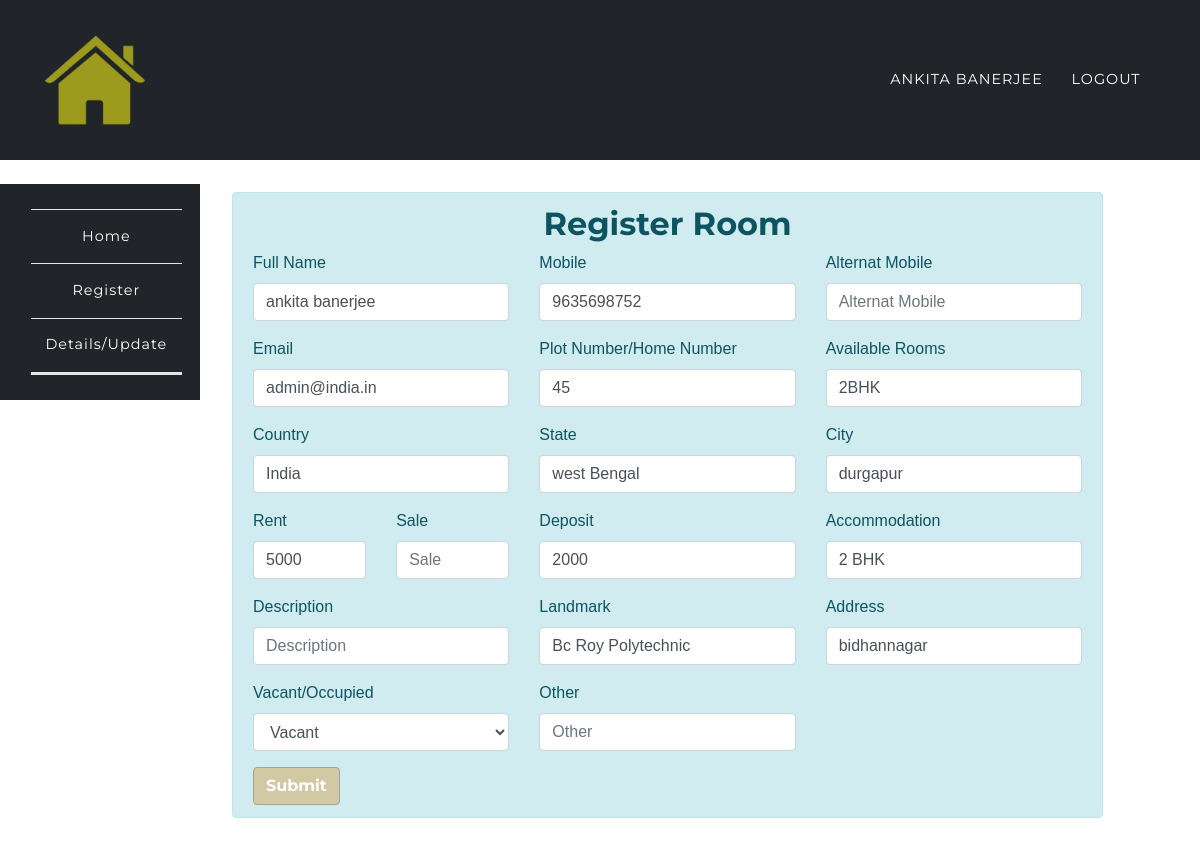
Page /app/update.php?id=16&act=indi (signed in) on the committed database.
### tables this page shows
CREATE TABLE `room_rental_registrations` (
  `id` int(10) UNSIGNED NOT NULL,
  `fullname` varchar(191) NOT NULL,
  `mobile` varchar(191) NOT NULL,
  `alternat_mobile` varchar(191) NOT NULL,
  `email` varchar(191) NOT NULL,
  `country` varchar(191) NOT NULL,
  `state` varchar(191) NOT NULL,
  `city` varchar(191) NOT NULL,
  `landmark` varchar(191) NOT NULL,
  `rent` varchar(191) NOT NULL,
  `sale` varchar(190) DEFAULT NULL,
  `deposit` varchar(191) NOT NULL,
  `plot_number` varchar(191) NOT NULL,
  `rooms` varchar(100) DEFAULT NULL,
  `address` varchar(191) NOT NULL,
  `accommodation` varchar(191) NOT NULL,
  `description` varchar(191) NOT NULL,
  `image` varchar(191) DEFAULT NULL,
  `open_for_sharing` varchar(191) DEFAULT NULL,
  `other` varchar(191) DEFAULT NULL,
  `vacant` int(1) NOT NULL DEFAULT 1,
  `created_at` timestamp NULL DEFAULT current_timestamp(),
  `updated_at` timestamp NULL DEFAULT current_timestamp(),
  `user_id` int(10) DEFAULT NULL
);

### app/partials/edit/individaul.php (the view, shortened to what this page needs)
<div class="col-md-11 col-xs-12 col-sm-12">
	<div class="alert alert-info" role="alert">
		<h2 class="text-center">Register Room</h2>
		<form action="" method="POST">
  	 <div class="row">
  	 	<div class="col-md-4">
	  	  <div class="form-group">
		    <label for="fullname">Full Name</label>
		    <input type="text" class="form-control" id="fullname" placeholder="Full Name" name="fullname" value="<?php echo $data['fullname']?$data['fullname']:''; ?>" required>
		  </div>
		 </div>
		<div class="col-md-4">
		  <div class="form-group">
		    <label for="mobile">Mobile</label>
		    <input type="text" class="form-control" id="mobile" placeholder="Mobile" name="mobile" value="<?php echo $data['mobile']?$data['mobile']:''; ?>" required>
		  </div>
		 </div>
		<div class="col-md-4">
		  <div class="form-group">
		    <label for="alternat_mobile">Alternat Mobile</label>
		    <input type="text" class="form-control" id="alternat_mobile" placeholder="Alternat Mobile" name="alternat_mobile" value="<?php echo $data['alternat_mobile']?$data['alternat_mobile']:''; ?>">
		  </div>
		</div>
	</div>
	<div class="row">
  	 	<div class="col-md-4">
		  <div class="form-group">
		    <label for="email">Email</label>
		    <input type="email" class="form-control" id="email" placeholder="Email" name="email" value="<?php echo $data['email']?$data['email']:''; ?>" required>
		  </div>
		 </div>
		 <div class="col-md-4">
		  <div class="form-group">
		    <label for="plot_number">Plot Number/Home Number</label>
		    <input type="text" class="form-control" id="plot_number" placeholder="Plot Number/Home Number" name="plot_number" value="<?php echo $data['plot_number']?$data['plot_number']:''; ?>" required>
		  </div>
		 </div>
		 <div class="col-md-4">
		  <div class="form-group">
		    <label for="rooms">Available Rooms</label>
		    <input type="text" class="form-control" id="rooms" placeholder="1BHK/2BHK/3BHK/1RK" name="rooms" value="<?php echo $data['rooms']?$data['rooms']:''; ?>" required>
		  </div>
		 </div>
	</div>
	<div class="row">
		<div class="col-md-4">
	  <div class="form-group">
	    <label for="country">Country</label>
	    <input type="country" class="form-control" id="country" placeholder="Country" name="country" value="<?php echo $data['country']?$data['country']:''; ?>" required>
	  </div>
	  </div>
	  <div class="col-md-4">
	  <div class="form-group">
	    <label for="state">State</label>
	    <input type="state" class="form-control" id="state" placeholder="State" name="state" value="<?php echo $data['state']?$data['state']:''; ?>" required>
	  </div>
	  </div>
	  <div class="col-md-4">
	  <div class="form-group">
	    <label for="city">City</label>
	    <input type="city" class="form-control" id="city" placeholder="City" name="city" value="<?php echo $data['city']?$data['city']:''; ?>" required>
	  </div>
	  </div>
	 </div>
	 <div class="row">
	 	<div class="col-md-2">
	 <div class="form-group">
	    <label for="rent">Rent</label>
	    <input type="rent" class="form-control" id="rent" placeholder="Rent" name="rent" value="<?php echo $data['rent']?$data['rent']:''; ?>" required>
	  </div>
	  </div>
	  <div class="col-md-2">
	 <div class="form-group">
	    <label for="sale">Sale</label>
	    <input type="sale" class="form-control" id="sale" placeholder="Sale" name="sale" value="<?php echo $data['sale']?$data['sale']:''; ?>">
	  </div>
	  </div>
	  <div class="col-md-4">
	  <div class="form-group">
	    <label for="deposit">Deposit</label>
	    <input type="deposit" class="form-control" id="deposit" placeholder="Deposit" name="deposit" value="<?php echo $data['deposit']?$data['deposit']:''; ?>" required>
	  </div>
	  </div>
	  <div class="col-md-4">
	  <div class="form-group">
	    <label for="accommodation">Accommodation</label>
	    <input type="accommodation" class="form-control" id="accommodation" placeholder="Accommodation" name="accommodation" value="<?php echo $data['accommodation']?$data['accommodation']:''; ?>" required>
	  </div>
	  </div>
	  </div>
	   <div class="row">
	 	<div class="col-md-4">
	  <div class="form-group">
	    <label for="description">Description</label>
	    <input type="description" class="form-control" id="description" placeholder="Description" name="description" value="<?php echo $data['description']?$data['description']:''; ?>" required>
	  </div>
	   </div>
	  <div class="col-md-4">
	  <div class="form-group">
	    <label for="landmark">Landmark</label>
	    <input type="landmark" class="form-control" id="landmark" placeholder="landmark" name="landmark" value="<?php echo $data['landmark']?$data['landmark']:''; ?>" required>
	  </div>
	   </div>
	  <div class="col-md-4">
	  <div class="form-group">
	    <label for="address">Address</label>
	    <input type="address" class="form-control" id="address" placeholder="Address" name="address" value="<?php echo $data['address']?$data['address']:''; ?>" required>
	  </div>
	   </div>
	    </div>
	   <div class="row">
	   	<div class="col-4">
	 		 <div class="form-group">
			    <label for="vacant">Vacant/Occupied</label>
			    <select class="form-control" id="vacant" name="vacant">
			      <option value="1" <?php if($data['vacant'] == '1'){echo 'selected';}?>>Vacant</option>
			    </select>
			  </div>
	 	</div>
	 	<div class="col-md-4">
	  <div class="form-group">
	    <label for="other">Other</label>
	    <input type="other" class="form-control" id="other" placeholder="Other" name="other" value="<?php echo $data['other']?$data['other']:''; ?>" required>
	  </div>
	  </div>
	  </div>
	  <button type="submit" class="btn btn-primary" name='register_individuals' value="register_individuals">Submit</button>
	</form>
	</div>
	</div>

### assets/css/rent.css (style rules this page uses)
body { overflow-x: hidden; font-family: 'Play', sans-serif; }
h1, h2, h3, h4, h5, h6 { font-weight: 700; font-family: 'Montserrat', 'Helvetica Neue', Helvetica, Arial, sans-serif; }
.btn { font-family: 'Montserrat', 'Helvetica Neue', Helvetica, Arial, sans-serif; font-weight: 700; }
.btn-primary { background-color: #d3c8a4; border-color: #a3a199; }

### rows in the picture
room_rental_registrations: fullname "ankita banerjee", mobile "9635698752", email "admin@india.in", plot_number "45", rooms "2BHK", country "India", state "west Bengal", city "durgapur", rent "5000", deposit "2000", accommodation "2 BHK", landmark "Bc Roy Polytechnic", address "bidhannagar", vacant "Vacant"

### other values in the picture
$_SESSION['fullname'] "ANKITA BANERJEE"
